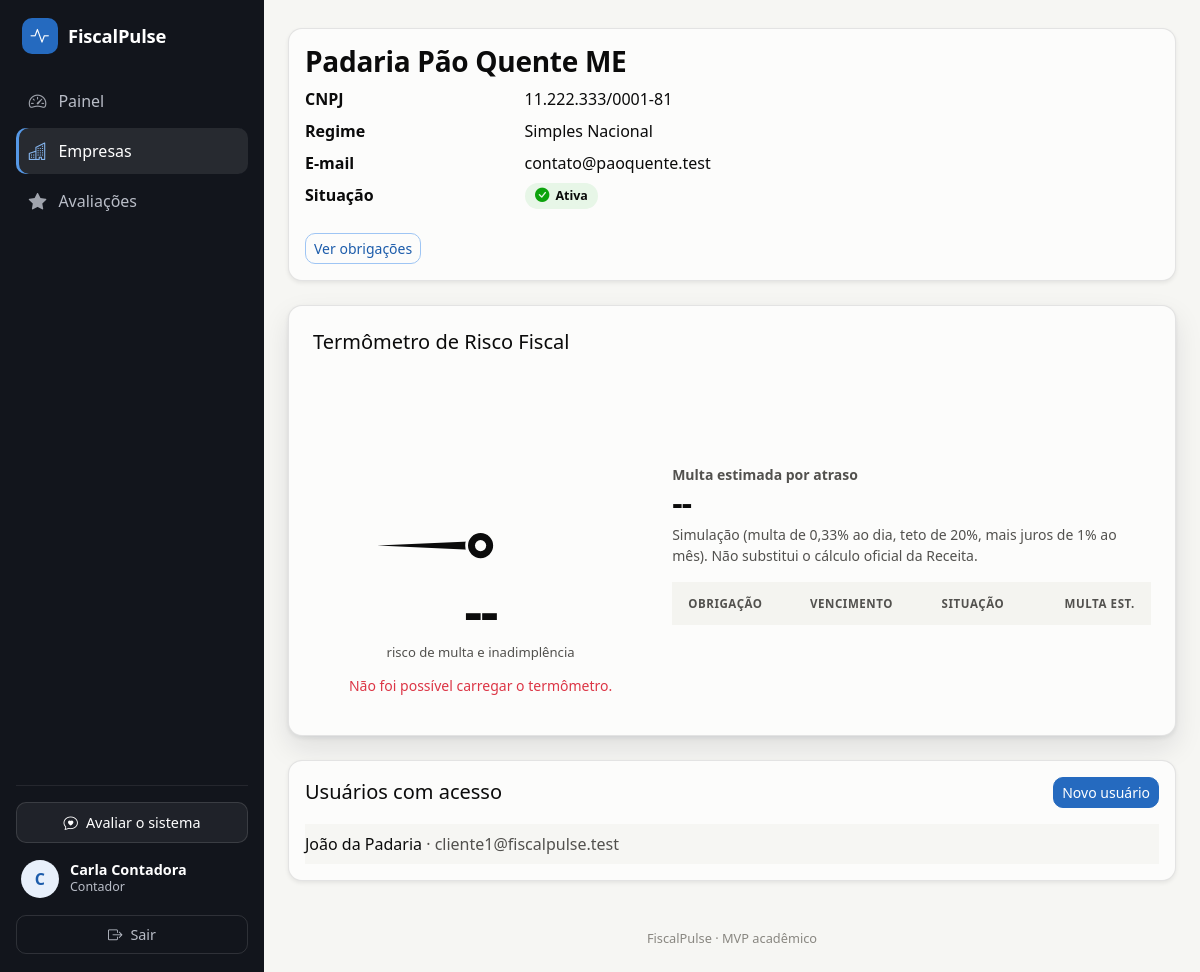
Screenshot of /index.php?rota=empresas/ver&id=1 (signed in) with the database file from the repository.
### tables this page shows
CREATE TABLE empresas (
  id INT UNSIGNED AUTO_INCREMENT PRIMARY KEY,
  razao_social VARCHAR(150) NOT NULL,
  cnpj CHAR(14) NOT NULL,
  regime_tributario ENUM('mei','simples','presumido','real') NOT NULL,
  email_contato VARCHAR(150) NOT NULL,
  ativa TINYINT(1) NOT NULL DEFAULT 1,
  criada_em TIMESTAMP NOT NULL DEFAULT CURRENT_TIMESTAMP,
  UNIQUE KEY uq_empresas_cnpj (cnpj),
  CONSTRAINT ck_empresas_cnpj CHECK (cnpj REGEXP '^[0-9]{14}$')
);

CREATE TABLE usuarios (
  id INT UNSIGNED AUTO_INCREMENT PRIMARY KEY,
  empresa_id INT UNSIGNED NULL,
  nome VARCHAR(120) NOT NULL,
  email VARCHAR(150) NOT NULL,
  cpf VARCHAR(30) NULL,                  
  telefone VARCHAR(30) NULL,             
  senha_hash VARCHAR(255) NOT NULL,
  perfil ENUM('contador','cliente') NOT NULL,
  ativo TINYINT(1) NOT NULL DEFAULT 1,
  criado_em TIMESTAMP NOT NULL DEFAULT CURRENT_TIMESTAMP,
  UNIQUE KEY uq_usuarios_email (email),
  KEY ix_usuarios_empresa (empresa_id),
  CONSTRAINT fk_usuarios_empresa FOREIGN KEY (empresa_id) REFERENCES empresas(id),
  CONSTRAINT ck_usuarios_perfil CHECK (
    (perfil = 'contador' AND empresa_id IS NULL) OR (perfil = 'cliente' AND empresa_id IS NOT NULL))
);

### app/Controllers/EmpresaController.php (called while the page is built, shortened)
<?php
final class EmpresaController
{
    public function ver(Request $req): void
    {
        $id = $req->getInt('id');
        $usuario = Auth::usuario();
        $ehContador = $usuario['perfil'] === 'contador';
        View::exibir('empresas/ver', [
            'titulo' => 'Empresa',
            'scripts' => ['assets/js/termometro.js'],
            'empresa' => $this->empresaOu404($id),
            'ehContador' => $ehContador,
            'usuarios' => $ehContador ? (new Usuario(Database::conexao()))->listarPorEmpresa($id) : [],
        ]);
    }
    private function modelo(): Empresa
    {
        return new Empresa(Database::conexao());
    }
    private function empresaOu404(?int $id): array
    {
        $empresa = $id === null ? null : $this->modelo()->buscar($id);
        return $empresa;
    }
}

### app/Core/Router.php (called while the page is built, shortened)
<?php
final class Router
{
    public function despachar(Request $req): void
    {
        try {
            $this->executar($req);
        } catch (HttpException $e) {
            $this->erro($e->codigoHttp());
        } catch (Throwable $e) {
            Logger::erro($e);
            $this->erro(500);
        }
    }
    private function executar(Request $req): void
    {
        $rota = $req->rota();
        $porMetodo = $this->rotas[$rota];
        $entrada = $porMetodo[$req->metodo()];
        $acao = $entrada[1];
        (new $classe())->$acao($req);
    }
}

### index.php (called while the page is built, shortened)
<?php
(new Router(require RAIZ . '/config/rotas.php'))->despachar(new Request());

### app/Core/Env.php (called while the page is built, shortened)
<?php
final class Env
{
    private static array $valores = [];
    public static function carregar(string $caminho): void
    {
        self::$valores = [];
        if (!is_file($caminho)) {
            return;
        }
    }
    public static function get(string $chave, ?string $padrao = null): ?string
    {
        return self::$valores[$chave] ?? $padrao;
    }
}

### app/Core/Database.php (called while the page is built, shortened)
<?php
final class Database
{
    private static array $conexoes = [];
    public static function conexao(?string $banco = null): PDO
    {
        $banco ??= Env::get('DB_NAME', 'fiscalpulse');
        if (isset(self::$conexoes[$banco])) {
            return self::$conexoes[$banco];
        }
        $dsn = sprintf(
            'mysql:host=%s;port=%s;dbname=%s;charset=utf8mb4',
            Env::get('DB_HOST', '127.0.0.1'),
            Env::get('DB_PORT', '3306'),
            $banco
        );
        try {
            $pdo = new PDO($dsn, Env::get('DB_USER', 'root'), Env::get('DB_PASS', ''), [
                PDO::ATTR_ERRMODE => PDO::ERRMODE_EXCEPTION,
                PDO::ATTR_DEFAULT_FETCH_MODE => PDO::FETCH_ASSOC,
                PDO::ATTR_EMULATE_PREPARES => false,
                PDO::MYSQL_ATTR_INIT_COMMAND => "SET SESSION sql_mode = TRIM(BOTH ',' FROM CONCAT(@@sql_mode, ',STRICT_TRANS_TABLES'))",
            ]);
        } catch (PDOException $e) {
            throw new RuntimeException('Falha ao conectar ao banco de dados.', 0, $e);
        }
        return self::$conexoes[$banco] = $pdo;
    }
}

### app/Models/Empresa.php (called while the page is built, shortened)
<?php
final class Empresa
{
    public function buscar(int $id): ?array
    {
        $stmt = $this->pdo->prepare('SELECT ' . self::COLUNAS . ' FROM empresas WHERE id = :id');
        $stmt->execute(['id' => $id]);
        return $stmt->fetch() ?: null;
    }
}

### app/autoload.php (called while the page is built, shortened)
<?php
spl_autoload_register(static function (string $classe): void {
    $prefixo = 'App\\';
    $relativo = substr($classe, strlen($prefixo));
    $arquivo = __DIR__ . DIRECTORY_SEPARATOR . str_replace('\\', DIRECTORY_SEPARATOR, $relativo) . '.php';
});

### app/Models/Usuario.php (called while the page is built, shortened)
<?php
final class Usuario
{
    public function listarPorEmpresa(int $empresaId): array
    {
        $stmt = $this->pdo->prepare('SELECT id, nome, email, cpf, telefone, ativo FROM usuarios WHERE empresa_id = :id ORDER BY nome');
        $stmt->execute(['id' => $empresaId]);
        return $stmt->fetchAll();
    }
}

### app/Views/empresas/ver.php (the view, shortened to what this page needs)
<div class="card shadow-sm mb-4">
    <div class="card-body">
        <h1 class="h3"><?= e($empresa['razao_social']) ?></h1>
        <dl class="row mb-0">
            <dt class="col-sm-3">CNPJ</dt><dd class="col-sm-9"><?= e(formatarCnpj($empresa['cnpj'])) ?></dd>
            <dt class="col-sm-3">Regime</dt><dd class="col-sm-9"><?= e(ValidadorEmpresa::REGIMES[$empresa['regime_tributario']] ?? '') ?></dd>
            <dt class="col-sm-3">E-mail</dt><dd class="col-sm-9"><?= e($empresa['email_contato']) ?></dd>
            <dt class="col-sm-3">Situação</dt><dd class="col-sm-9">
                <?php if ((int) $empresa['ativa'] === 1) : ?>
                    <span class="selo-status selo-status-pago"><?= icone('check-circle-fill') ?>Ativa</span>
                <?php else : ?>
                    <span class="selo-status"><?= icone('dash-circle') ?>Inativa</span>
                <?php endif; ?>
            </dd>
        </dl>
        <a class="btn btn-outline-primary btn-sm mt-3" href="<?= e(url('obrigacoes/index', ['empresa_id' => (int) $empresa['id']])) ?>">Ver obrigações</a>
    </div>
</div>
<?php if ($ehContador) : ?>
<div class="card shadow-sm">
    <div class="card-body">
        <div class="d-flex justify-content-between align-items-center mb-3">
            <h2 class="h5 m-0">Usuários com acesso</h2>
            <?php if ((int) $empresa['ativa'] === 1) : ?>
                <a class="btn btn-sm btn-primary" href="<?= e(url('usuarios/criar', ['empresa_id' => (int) $empresa['id']])) ?>">Novo usuário</a>
            <?php endif; ?>
        </div>
        <?php if ($usuarios === []) : ?>
            <p class="text-muted mb-0">Nenhum usuário cadastrado para esta empresa.</p>
        <?php else : ?>
            <ul class="list-group list-group-flush">
                <?php foreach ($usuarios as $u) : ?>
                    <li class="list-group-item px-0 d-flex justify-content-between">
                        <span><?= e($u['nome']) ?> <span class="text-muted">· <?= e($u['email']) ?></span></span>
                    </li>
                <?php endforeach; ?>
            </ul>
        <?php endif; ?>
    </div>
</div>
<?php endif; ?>

### assets/css/app.css (style rules this page uses)
:root { --plano: #f6f6f3; --superficie: #fcfcfb; --tinta: #0b0b0b; --tinta-2: #52514e; --suave: #898781; --borda: rgba(11, 11, 11, .10); --grade: #e1e0d9; --sombra: 0 1px 2px rgba(16, 24, 40, .06), 0 6px 18px rgba(16, 24, 40, .06); --sombra-forte: 0 2px 4px rgba(16, 24, 40, .08), 0 12px 28px rgba(16, 24, 40, .10); --raio: 14px; --primaria: #256abf; --primaria-hover: #1c5cab; --primaria-clara: #e8f0fb; --bom: #0ca30c; --bom-suave: #e7f6e7; --alerta: #fab219; --alerta-suave: #fff3d1; --serio: #ec835a; --serio-suave: #fdebe2; --critico: #d03b3b; --critico-suave: #fbe5e5; --neutro-suave: #eeeeea; --largura-menu: 264px; --menu-fundo: #12151c; --menu-texto: #b9bdc7; --menu-ativo: rgba(255, 255, 255, .09); --bs-body-bg: var(--plano); --bs-body-color: var(--tinta); --bs-secondary-color: var(--tinta-2); --bs-border-color: var(--borda); --bs-link-color: var(--primaria-hover); --bs-link-hover-color: #154a8a; }
body { min-height: 100vh; background: var(--plano); color: var(--tinta); }
.conteudo h1, .conteudo .h3 { font-weight: 650; letter-spacing: -.01em; }
.text-muted, .text-body-secondary { color: var(--tinta-2) !important; }
.card { background: var(--superficie); border: 1px solid var(--borda); border-radius: var(--raio); box-shadow: var(--sombra); }
.btn { border-radius: 10px; font-weight: 500; }
.btn-primary { --bs-btn-bg: var(--primaria); --bs-btn-border-color: var(--primaria); --bs-btn-hover-bg: var(--primaria-hover); --bs-btn-hover-border-color: var(--primaria-hover); --bs-btn-active-bg: #184f95; --bs-btn-active-border-color: #184f95; --bs-btn-focus-shadow-rgb: 37, 106, 191; }
.btn-outline-primary { --bs-btn-color: var(--primaria-hover); --bs-btn-border-color: #9ec5f4; --bs-btn-hover-bg: var(--primaria); --bs-btn-hover-border-color: var(--primaria); --bs-btn-active-bg: var(--primaria-hover); }
.selo-status { display: inline-flex; align-items: center; gap: .38rem; padding: .22rem .65rem; border-radius: 999px; font-size: .78rem; font-weight: 650; line-height: 1.3; color: var(--tinta); background: var(--neutro-suave); white-space: nowrap; }
.selo-status-pago, .selo-faixa-baixo { background: var(--bom-suave); }

### rows the page displays
empresas: razao_social "Padaria Pão Quente ME", cnpj "11.222.333/0001-81", regime_tributario "Simples Nacional", email_contato "contato@paoquente.test"
usuarios: nome "João da Padaria", email "cliente1@fiscalpulse.test"

### other values shown
$rotulo "Painel"
$rotulo "Empresas"
$rotulo "Avaliações"
iniciais($usuario['nome']) "C"
$usuario['nome'] "Carla Contadora"
$usuario['perfil'] === 'contador' ? 'Contador' : 'Cliente' "Contador"
